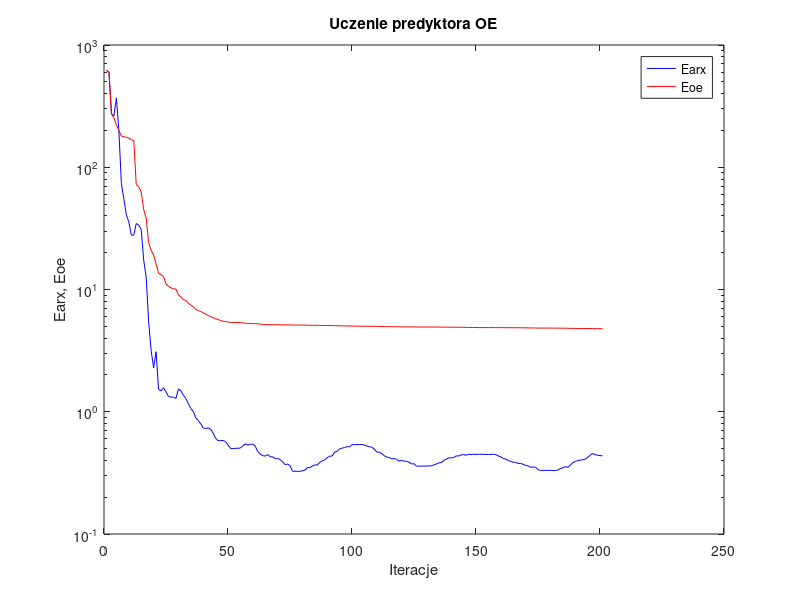
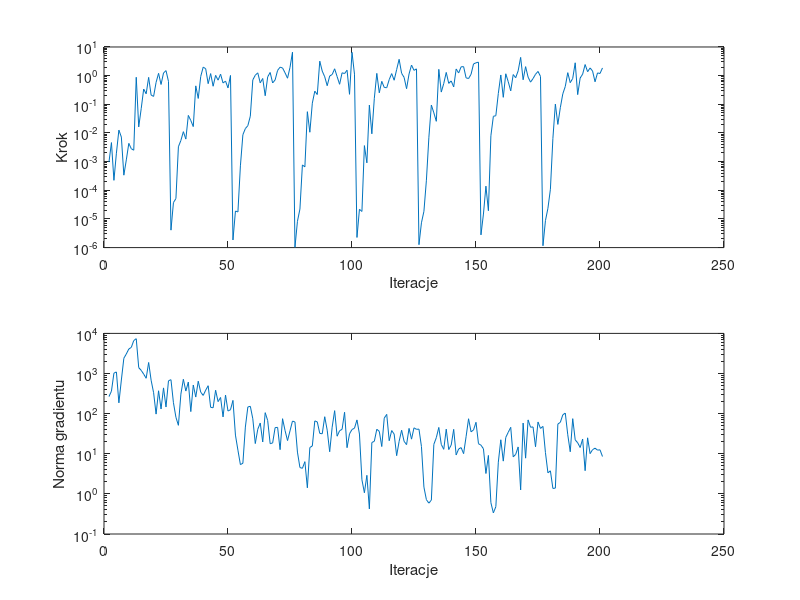

These charts were generated, in order, by the following MATLAB code:
%uczenie predyktora oe
clear all;
n=0; farx(n+1)=6.181445e+002; foe(n+1)=6.189628e+002; wspucz(n+1)=0.000000e+000; ng(n+1)=0.000000e+000;
%odnowa zmiennej metryki
n=1; farx(n+1)=6.007383e+002; foe(n+1)=6.016234e+002; krok(n+1)=9.615395e-004; ng(n+1)=2.659015e+002;
n=2; farx(n+1)=2.734480e+002; foe(n+1)=2.749066e+002; krok(n+1)=4.615511e-003; ng(n+1)=3.633239e+002;
n=3; farx(n+1)=2.631143e+002; foe(n+1)=2.533245e+002; krok(n+1)=2.224690e-004; ng(n+1)=1.021256e+003;
n=4; farx(n+1)=3.690077e+002; foe(n+1)=2.225084e+002; krok(n+1)=1.970836e-003; ng(n+1)=1.093546e+003;
n=5; farx(n+1)=1.997340e+002; foe(n+1)=2.002734e+002; krok(n+1)=1.258748e-002; ng(n+1)=1.859099e+002;
n=6; farx(n+1)=7.362450e+001; foe(n+1)=1.798273e+002; krok(n+1)=7.191676e-003; ng(n+1)=6.892935e+002;
n=7; farx(n+1)=5.513133e+001; foe(n+1)=1.773343e+002; krok(n+1)=3.365951e-004; ng(n+1)=2.399457e+003;
n=8; farx(n+1)=4.078206e+001; foe(n+1)=1.758468e+002; krok(n+1)=1.152191e-003; ng(n+1)=3.075217e+003;
n=9; farx(n+1)=3.576914e+001; foe(n+1)=1.735698e+002; krok(n+1)=4.334641e-003; ng(n+1)=4.078716e+003;
n=10; farx(n+1)=2.791253e+001; foe(n+1)=1.675806e+002; krok(n+1)=2.827577e-003; ng(n+1)=4.471203e+003;
n=11; farx(n+1)=2.775021e+001; foe(n+1)=1.660805e+002; krok(n+1)=2.500228e-003; ng(n+1)=6.635561e+003;
n=12; farx(n+1)=3.464812e+001; foe(n+1)=7.219961e+001; krok(n+1)=8.773192e-001; ng(n+1)=7.370746e+003;
n=13; farx(n+1)=3.363996e+001; foe(n+1)=6.953761e+001; krok(n+1)=1.626130e-002; ng(n+1)=1.400634e+003;
n=14; farx(n+1)=3.090781e+001; foe(n+1)=6.262648e+001; krok(n+1)=7.045190e-002; ng(n+1)=1.199105e+003;
n=15; farx(n+1)=1.745695e+001; foe(n+1)=4.516081e+001; krok(n+1)=3.404866e-001; ng(n+1)=9.668302e+002;
n=16; farx(n+1)=1.269072e+001; foe(n+1)=3.842750e+001; krok(n+1)=2.320583e-001; ng(n+1)=7.614241e+002;
n=17; farx(n+1)=5.445125e+000; foe(n+1)=2.413008e+001; krok(n+1)=8.707243e-001; ng(n+1)=1.884214e+003;
n=18; farx(n+1)=3.180867e+000; foe(n+1)=2.099673e+001; krok(n+1)=2.103304e-001; ng(n+1)=6.799542e+002;
n=19; farx(n+1)=2.284684e+000; foe(n+1)=1.916614e+001; krok(n+1)=1.884118e-001; ng(n+1)=3.320156e+002;
n=20; farx(n+1)=3.100927e+000; foe(n+1)=1.621699e+001; krok(n+1)=5.813025e-001; ng(n+1)=9.737615e+001;
n=21; farx(n+1)=1.527426e+000; foe(n+1)=1.361953e+001; krok(n+1)=1.204419e+000; ng(n+1)=3.713676e+002;
n=22; farx(n+1)=1.481206e+000; foe(n+1)=1.321936e+001; krok(n+1)=4.923082e-001; ng(n+1)=1.305902e+002;
n=23; farx(n+1)=1.570589e+000; foe(n+1)=1.278848e+001; krok(n+1)=1.238762e+000; ng(n+1)=4.382395e+002;
n=24; farx(n+1)=1.452672e+000; foe(n+1)=1.109495e+001; krok(n+1)=1.498210e+000; ng(n+1)=1.462885e+002;
n=25; farx(n+1)=1.333780e+000; foe(n+1)=1.061580e+001; krok(n+1)=6.317991e-001; ng(n+1)=6.581372e+002;
%odnowa zmiennej metryki
n=26; farx(n+1)=1.317055e+000; foe(n+1)=1.032162e+001; krok(n+1)=4.064623e-006; ng(n+1)=7.019913e+002;
n=27; farx(n+1)=1.315675e+000; foe(n+1)=1.013559e+001; krok(n+1)=3.727497e-005; ng(n+1)=1.870550e+002;
n=28; farx(n+1)=1.284506e+000; foe(n+1)=1.006607e+001; krok(n+1)=5.137901e-005; ng(n+1)=8.119908e+001;
n=29; farx(n+1)=1.539392e+000; foe(n+1)=9.066689e+000; krok(n+1)=3.303309e-003; ng(n+1)=5.115904e+001;
n=30; farx(n+1)=1.484316e+000; foe(n+1)=8.686068e+000; krok(n+1)=5.478088e-003; ng(n+1)=3.061958e+002;
n=31; farx(n+1)=1.364760e+000; foe(n+1)=8.262652e+000; krok(n+1)=1.109636e-002; ng(n+1)=7.182581e+002;
n=32; farx(n+1)=1.283054e+000; foe(n+1)=8.142696e+000; krok(n+1)=6.118871e-003; ng(n+1)=3.649721e+002;
n=33; farx(n+1)=1.169297e+000; foe(n+1)=7.726926e+000; krok(n+1)=4.095813e-002; ng(n+1)=6.133878e+002;
n=34; farx(n+1)=1.061932e+000; foe(n+1)=7.450165e+000; krok(n+1)=2.721013e-002; ng(n+1)=1.123820e+002;
n=35; farx(n+1)=1.005626e+000; foe(n+1)=7.237769e+000; krok(n+1)=1.669364e-002; ng(n+1)=5.160401e+002;
n=36; farx(n+1)=8.917413e-001; foe(n+1)=6.873226e+000; krok(n+1)=4.400140e-001; ng(n+1)=2.590434e+002;
n=37; farx(n+1)=8.487705e-001; foe(n+1)=6.731400e+000; krok(n+1)=1.600146e-001; ng(n+1)=6.434932e+002;
n=38; farx(n+1)=7.953176e-001; foe(n+1)=6.595443e+000; krok(n+1)=9.372047e-001; ng(n+1)=3.431544e+002;
n=39; farx(n+1)=7.378040e-001; foe(n+1)=6.455051e+000; krok(n+1)=1.980712e+000; ng(n+1)=2.844049e+002;
n=40; farx(n+1)=7.289007e-001; foe(n+1)=6.271993e+000; krok(n+1)=1.749029e+000; ng(n+1)=3.843750e+002;
n=41; farx(n+1)=7.380246e-001; foe(n+1)=6.135522e+000; krok(n+1)=5.249576e-001; ng(n+1)=4.963186e+002;
n=42; farx(n+1)=7.205849e-001; foe(n+1)=5.988084e+000; krok(n+1)=1.179204e+000; ng(n+1)=1.437859e+002;
n=43; farx(n+1)=6.681726e-001; foe(n+1)=5.890174e+000; krok(n+1)=4.268310e-001; ng(n+1)=1.400206e+002;
n=44; farx(n+1)=6.063112e-001; foe(n+1)=5.755681e+000; krok(n+1)=1.022846e+000; ng(n+1)=3.833473e+002;
n=45; farx(n+1)=5.798674e-001; foe(n+1)=5.693185e+000; krok(n+1)=6.954939e-001; ng(n+1)=1.991028e+002;
n=46; farx(n+1)=5.815199e-001; foe(n+1)=5.566809e+000; krok(n+1)=1.127230e+000; ng(n+1)=2.528975e+002;
n=47; farx(n+1)=5.818596e-001; foe(n+1)=5.510869e+000; krok(n+1)=5.551463e-001; ng(n+1)=8.291857e+001;
n=48; farx(n+1)=5.694640e-001; foe(n+1)=5.459755e+000; krok(n+1)=6.455021e-001; ng(n+1)=2.900912e+002;
n=49; farx(n+1)=5.348982e-001; foe(n+1)=5.436348e+000; krok(n+1)=3.730916e-001; ng(n+1)=1.160314e+002;
n=50; farx(n+1)=5.015526e-001; foe(n+1)=5.384232e+000; krok(n+1)=1.015268e+000; ng(n+1)=1.252716e+002;
%odnowa zmiennej metryki
n=51; farx(n+1)=5.003912e-001; foe(n+1)=5.370748e+000; krok(n+1)=1.845341e-006; ng(n+1)=2.138469e+002;
n=52; farx(n+1)=5.024184e-001; foe(n+1)=5.368427e+000; krok(n+1)=1.886969e-005; ng(n+1)=2.916604e+001;
n=53; farx(n+1)=5.023265e-001; foe(n+1)=5.368103e+000; krok(n+1)=1.751338e-005; ng(n+1)=1.228673e+001;
n=54; farx(n+1)=5.051553e-001; foe(n+1)=5.366009e+000; krok(n+1)=7.118622e-004; ng(n+1)=5.363489e+000;
n=55; farx(n+1)=5.264418e-001; foe(n+1)=5.329006e+000; krok(n+1)=8.692572e-003; ng(n+1)=5.812405e+000;
n=56; farx(n+1)=5.471695e-001; foe(n+1)=5.288660e+000; krok(n+1)=1.423801e-002; ng(n+1)=4.623789e+001;
n=57; farx(n+1)=5.329493e-001; foe(n+1)=5.280509e+000; krok(n+1)=1.793370e-002; ng(n+1)=1.465836e+002;
n=58; farx(n+1)=5.402088e-001; foe(n+1)=5.277375e+000; krok(n+1)=3.864513e-002; ng(n+1)=1.524967e+002;
n=59; farx(n+1)=5.442742e-001; foe(n+1)=5.274461e+000; krok(n+1)=7.113726e-001; ng(n+1)=7.451977e+001;
n=60; farx(n+1)=5.219711e-001; foe(n+1)=5.255361e+000; krok(n+1)=1.033373e+000; ng(n+1)=1.795677e+001;
n=61; farx(n+1)=4.736625e-001; foe(n+1)=5.236025e+000; krok(n+1)=1.251615e+000; ng(n+1)=4.077751e+001;
n=62; farx(n+1)=4.511639e-001; foe(n+1)=5.207982e+000; krok(n+1)=5.600723e-001; ng(n+1)=5.843099e+001;
n=63; farx(n+1)=4.376916e-001; foe(n+1)=5.185126e+000; krok(n+1)=7.966063e-001; ng(n+1)=1.967550e+001;
n=64; farx(n+1)=4.337189e-001; foe(n+1)=5.179294e+000; krok(n+1)=1.989372e-001; ng(n+1)=1.057324e+002;
n=65; farx(n+1)=4.465925e-001; foe(n+1)=5.162620e+000; krok(n+1)=9.073805e-001; ng(n+1)=6.733843e+001;
n=66; farx(n+1)=4.281957e-001; foe(n+1)=5.156309e+000; krok(n+1)=1.289256e+000; ng(n+1)=1.780921e+001;
n=67; farx(n+1)=4.277534e-001; foe(n+1)=5.154733e+000; krok(n+1)=5.551463e-001; ng(n+1)=1.860671e+001;
n=68; farx(n+1)=4.147698e-001; foe(n+1)=5.152445e+000; krok(n+1)=7.101669e-001; ng(n+1)=4.484434e+001;
n=69; farx(n+1)=4.153020e-001; foe(n+1)=5.150818e+000; krok(n+1)=1.526202e+000; ng(n+1)=4.549254e+001;
n=70; farx(n+1)=4.063130e-001; foe(n+1)=5.147958e+000; krok(n+1)=1.974564e+000; ng(n+1)=1.265278e+001;
n=71; farx(n+1)=3.902709e-001; foe(n+1)=5.144141e+000; krok(n+1)=1.854055e+000; ng(n+1)=7.480219e+001;
n=72; farx(n+1)=3.696235e-001; foe(n+1)=5.138923e+000; krok(n+1)=1.258604e+000; ng(n+1)=3.802912e+001;
n=73; farx(n+1)=3.735176e-001; foe(n+1)=5.135437e+000; krok(n+1)=8.127796e-001; ng(n+1)=2.131868e+001;
n=74; farx(n+1)=3.634860e-001; foe(n+1)=5.132008e+000; krok(n+1)=1.937086e+000; ng(n+1)=3.723855e+001;
n=75; farx(n+1)=3.259847e-001; foe(n+1)=5.118612e+000; krok(n+1)=6.579517e+000; ng(n+1)=6.529928e+001;
%odnowa zmiennej metryki
n=76; farx(n+1)=3.260421e-001; foe(n+1)=5.118004e+000; krok(n+1)=1.025815e-006; ng(n+1)=6.184380e+001;
n=77; farx(n+1)=3.256374e-001; foe(n+1)=5.117839e+000; krok(n+1)=8.287718e-006; ng(n+1)=1.099869e+001;
n=78; farx(n+1)=3.256458e-001; foe(n+1)=5.117774e+000; krok(n+1)=2.206044e-005; ng(n+1)=4.538040e+000;
n=79; farx(n+1)=3.287426e-001; foe(n+1)=5.115463e+000; krok(n+1)=7.663457e-004; ng(n+1)=4.334806e+000;
n=80; farx(n+1)=3.322594e-001; foe(n+1)=5.109074e+000; krok(n+1)=6.586506e-004; ng(n+1)=6.354627e+000;
n=81; farx(n+1)=3.495212e-001; foe(n+1)=5.100420e+000; krok(n+1)=5.526356e-002; ng(n+1)=1.415339e+000;
n=82; farx(n+1)=3.490827e-001; foe(n+1)=5.097541e+000; krok(n+1)=1.060641e-002; ng(n+1)=1.432782e+001;
n=83; farx(n+1)=3.584479e-001; foe(n+1)=5.094976e+000; krok(n+1)=1.096481e-001; ng(n+1)=1.564164e+001;
n=84; farx(n+1)=3.675301e-001; foe(n+1)=5.092444e+000; krok(n+1)=2.879025e-001; ng(n+1)=6.591225e+001;
n=85; farx(n+1)=3.671521e-001; foe(n+1)=5.091908e+000; krok(n+1)=2.192961e-001; ng(n+1)=6.226595e+001;
n=86; farx(n+1)=3.860413e-001; foe(n+1)=5.088021e+000; krok(n+1)=3.197073e+000; ng(n+1)=3.218419e+001;
n=87; farx(n+1)=3.966336e-001; foe(n+1)=5.084345e+000; krok(n+1)=1.440700e+000; ng(n+1)=3.148580e+001;
n=88; farx(n+1)=4.044898e-001; foe(n+1)=5.080614e+000; krok(n+1)=9.112329e-001; ng(n+1)=8.375263e+001;
n=89; farx(n+1)=4.209291e-001; foe(n+1)=5.077518e+000; krok(n+1)=4.452012e-001; ng(n+1)=3.862792e+001;
n=90; farx(n+1)=4.330251e-001; foe(n+1)=5.074425e+000; krok(n+1)=9.717315e-001; ng(n+1)=1.123070e+001;
n=91; farx(n+1)=4.345011e-001; foe(n+1)=5.070431e+000; krok(n+1)=1.092255e+000; ng(n+1)=4.601874e+001;
n=92; farx(n+1)=4.681640e-001; foe(n+1)=5.060851e+000; krok(n+1)=1.734884e+000; ng(n+1)=1.186827e+002;
n=93; farx(n+1)=4.747381e-001; foe(n+1)=5.055851e+000; krok(n+1)=9.270274e-001; ng(n+1)=2.738379e+001;
n=94; farx(n+1)=4.966583e-001; foe(n+1)=5.047675e+000; krok(n+1)=4.991708e-001; ng(n+1)=3.745528e+001;
n=95; farx(n+1)=5.037325e-001; foe(n+1)=5.043489e+000; krok(n+1)=1.256573e+000; ng(n+1)=4.070019e+001;
n=96; farx(n+1)=5.093151e-001; foe(n+1)=5.038608e+000; krok(n+1)=1.182836e+000; ng(n+1)=1.083118e+002;
n=97; farx(n+1)=5.189637e-001; foe(n+1)=5.034278e+000; krok(n+1)=1.548272e+000; ng(n+1)=1.416298e+001;
n=98; farx(n+1)=5.158424e-001; foe(n+1)=5.033101e+000; krok(n+1)=2.230542e-001; ng(n+1)=3.144073e+001;
n=99; farx(n+1)=5.382446e-001; foe(n+1)=5.020228e+000; krok(n+1)=6.502237e+000; ng(n+1)=4.023371e+001;
n=100; farx(n+1)=5.379232e-001; foe(n+1)=5.012002e+000; krok(n+1)=1.127230e+000; ng(n+1)=4.338216e+001;
%odnowa zmiennej metryki
n=101; farx(n+1)=5.382812e-001; foe(n+1)=5.010053e+000; krok(n+1)=2.258221e-006; ng(n+1)=6.976346e+001;
n=102; farx(n+1)=5.399895e-001; foe(n+1)=5.007272e+000; krok(n+1)=2.170937e-005; ng(n+1)=3.102427e+001;
n=103; farx(n+1)=5.398100e-001; foe(n+1)=5.007257e+000; krok(n+1)=1.821554e-005; ng(n+1)=2.246271e+000;
n=104; farx(n+1)=5.331689e-001; foe(n+1)=5.006296e+000; krok(n+1)=3.621201e-003; ng(n+1)=1.065858e+000;
n=105; farx(n+1)=5.245534e-001; foe(n+1)=5.004221e+000; krok(n+1)=9.053002e-004; ng(n+1)=2.899882e+000;
n=106; farx(n+1)=5.174878e-001; foe(n+1)=5.002219e+000; krok(n+1)=9.373676e-002; ng(n+1)=4.220097e-001;
n=107; farx(n+1)=5.128745e-001; foe(n+1)=5.001430e+000; krok(n+1)=9.348086e-003; ng(n+1)=1.908633e+001;
n=108; farx(n+1)=4.943817e-001; foe(n+1)=4.998956e+000; krok(n+1)=1.620110e-001; ng(n+1)=2.045017e+001;
n=109; farx(n+1)=4.675203e-001; foe(n+1)=4.992522e+000; krok(n+1)=1.199074e+000; ng(n+1)=4.082154e+001;
n=110; farx(n+1)=4.675622e-001; foe(n+1)=4.990357e+000; krok(n+1)=2.515310e-001; ng(n+1)=3.618517e+001;
n=111; farx(n+1)=4.547081e-001; foe(n+1)=4.979219e+000; krok(n+1)=6.322648e-001; ng(n+1)=1.514061e+001;
n=112; farx(n+1)=4.379694e-001; foe(n+1)=4.974590e+000; krok(n+1)=3.881773e-001; ng(n+1)=7.721526e+001;
n=113; farx(n+1)=4.252855e-001; foe(n+1)=4.967520e+000; krok(n+1)=3.780408e-001; ng(n+1)=9.588294e+001;
n=114; farx(n+1)=4.229191e-001; foe(n+1)=4.964407e+000; krok(n+1)=7.271671e-001; ng(n+1)=2.113577e+001;
n=115; farx(n+1)=4.117531e-001; foe(n+1)=4.961785e+000; krok(n+1)=1.179204e+000; ng(n+1)=3.787268e+001;
n=116; farx(n+1)=4.147598e-001; foe(n+1)=4.960798e+000; krok(n+1)=6.914797e-001; ng(n+1)=3.094539e+001;
n=117; farx(n+1)=4.083766e-001; foe(n+1)=4.958632e+000; krok(n+1)=1.626372e+000; ng(n+1)=8.956485e+000;
n=118; farx(n+1)=3.939488e-001; foe(n+1)=4.953283e+000; krok(n+1)=3.712932e+000; ng(n+1)=2.038624e+001;
n=119; farx(n+1)=4.006524e-001; foe(n+1)=4.949064e+000; krok(n+1)=1.206842e+000; ng(n+1)=3.860809e+001;
n=120; farx(n+1)=3.944952e-001; foe(n+1)=4.946382e+000; krok(n+1)=8.727420e-001; ng(n+1)=2.045696e+001;
n=121; farx(n+1)=3.929639e-001; foe(n+1)=4.945449e+000; krok(n+1)=3.505976e-001; ng(n+1)=1.687933e+001;
n=122; farx(n+1)=3.868318e-001; foe(n+1)=4.943886e+000; krok(n+1)=1.142949e+000; ng(n+1)=4.289140e+001;
n=123; farx(n+1)=3.742039e-001; foe(n+1)=4.940941e+000; krok(n+1)=2.336873e+000; ng(n+1)=2.312918e+001;
n=124; farx(n+1)=3.758196e-001; foe(n+1)=4.938165e+000; krok(n+1)=1.527605e+000; ng(n+1)=4.430920e+001;
n=125; farx(n+1)=3.589165e-001; foe(n+1)=4.934230e+000; krok(n+1)=1.722419e+000; ng(n+1)=4.060642e+001;
%odnowa zmiennej metryki
n=126; farx(n+1)=3.590529e-001; foe(n+1)=4.933750e+000; krok(n+1)=1.263909e-006; ng(n+1)=4.113547e+001;
n=127; farx(n+1)=3.594660e-001; foe(n+1)=4.933519e+000; krok(n+1)=7.338903e-006; ng(n+1)=1.517912e+001;
n=128; farx(n+1)=3.594156e-001; foe(n+1)=4.933512e+000; krok(n+1)=1.846630e-005; ng(n+1)=1.471825e+000;
n=129; farx(n+1)=3.596573e-001; foe(n+1)=4.933492e+000; krok(n+1)=2.247378e-004; ng(n+1)=7.169604e-001;
n=130; farx(n+1)=3.600439e-001; foe(n+1)=4.933221e+000; krok(n+1)=7.088910e-003; ng(n+1)=5.873478e-001;
n=131; farx(n+1)=3.614653e-001; foe(n+1)=4.931665e+000; krok(n+1)=9.407061e-002; ng(n+1)=7.006856e-001;
n=132; farx(n+1)=3.675095e-001; foe(n+1)=4.931195e+000; krok(n+1)=5.042484e-002; ng(n+1)=1.713195e+001;
n=133; farx(n+1)=3.731852e-001; foe(n+1)=4.930200e+000; krok(n+1)=2.549876e-002; ng(n+1)=2.521587e+001;
n=134; farx(n+1)=3.818676e-001; foe(n+1)=4.927411e+000; krok(n+1)=1.659005e+000; ng(n+1)=4.531213e+001;
n=135; farx(n+1)=3.835382e-001; foe(n+1)=4.926650e+000; krok(n+1)=2.671770e-001; ng(n+1)=1.709261e+001;
n=136; farx(n+1)=4.004791e-001; foe(n+1)=4.923063e+000; krok(n+1)=5.343541e-001; ng(n+1)=1.290526e+001;
n=137; farx(n+1)=4.089108e-001; foe(n+1)=4.919725e+000; krok(n+1)=1.295594e+000; ng(n+1)=4.104330e+001;
n=138; farx(n+1)=4.198094e-001; foe(n+1)=4.917893e+000; krok(n+1)=5.377399e-001; ng(n+1)=1.273640e+001;
n=139; farx(n+1)=4.196389e-001; foe(n+1)=4.916174e+000; krok(n+1)=6.537835e-001; ng(n+1)=1.647897e+001;
n=140; farx(n+1)=4.223815e-001; foe(n+1)=4.915311e+000; krok(n+1)=4.047493e-001; ng(n+1)=4.058777e+001;
n=141; farx(n+1)=4.354605e-001; foe(n+1)=4.913718e+000; krok(n+1)=1.707324e+000; ng(n+1)=9.334594e+000;
n=142; farx(n+1)=4.341837e-001; foe(n+1)=4.912771e+000; krok(n+1)=1.236406e+000; ng(n+1)=1.315269e+001;
n=143; farx(n+1)=4.438283e-001; foe(n+1)=4.910323e+000; krok(n+1)=2.034481e+000; ng(n+1)=1.425397e+001;
n=144; farx(n+1)=4.463032e-001; foe(n+1)=4.904786e+000; krok(n+1)=2.062197e+000; ng(n+1)=1.005968e+001;
n=145; farx(n+1)=4.407605e-001; foe(n+1)=4.900653e+000; krok(n+1)=8.377184e-001; ng(n+1)=2.665213e+001;
n=146; farx(n+1)=4.492631e-001; foe(n+1)=4.894904e+000; krok(n+1)=7.927530e-001; ng(n+1)=7.455354e+001;
n=147; farx(n+1)=4.454528e-001; foe(n+1)=4.892988e+000; krok(n+1)=1.111368e+000; ng(n+1)=3.526525e+001;
n=148; farx(n+1)=4.494429e-001; foe(n+1)=4.890669e+000; krok(n+1)=2.561859e+000; ng(n+1)=3.920933e+001;
n=149; farx(n+1)=4.468268e-001; foe(n+1)=4.886373e+000; krok(n+1)=2.804781e+000; ng(n+1)=6.081573e+001;
n=150; farx(n+1)=4.490917e-001; foe(n+1)=4.880499e+000; krok(n+1)=2.953163e+000; ng(n+1)=1.780091e+001;
%odnowa zmiennej metryki
n=151; farx(n+1)=4.489518e-001; foe(n+1)=4.880368e+000; krok(n+1)=2.780448e-006; ng(n+1)=1.636445e+001;
n=152; farx(n+1)=4.482888e-001; foe(n+1)=4.879972e+000; krok(n+1)=1.481560e-005; ng(n+1)=1.331220e+001;
n=153; farx(n+1)=4.479011e-001; foe(n+1)=4.879641e+000; krok(n+1)=1.395201e-004; ng(n+1)=3.219934e+000;
n=154; farx(n+1)=4.469463e-001; foe(n+1)=4.879429e+000; krok(n+1)=1.934393e-005; ng(n+1)=9.081210e+000;
n=155; farx(n+1)=4.472181e-001; foe(n+1)=4.879071e+000; krok(n+1)=7.980009e-003; ng(n+1)=6.048890e-001;
n=156; farx(n+1)=4.497399e-001; foe(n+1)=4.878767e+000; krok(n+1)=3.809184e-002; ng(n+1)=3.361591e-001;
n=157; farx(n+1)=4.459788e-001; foe(n+1)=4.878140e+000; krok(n+1)=4.002904e-002; ng(n+1)=4.801716e-001;
n=158; farx(n+1)=4.351867e-001; foe(n+1)=4.877102e+000; krok(n+1)=2.393567e-001; ng(n+1)=6.173963e+000;
n=159; farx(n+1)=4.272343e-001; foe(n+1)=4.876065e+000; krok(n+1)=1.056270e+000; ng(n+1)=2.231710e+001;
n=160; farx(n+1)=4.150935e-001; foe(n+1)=4.874702e+000; krok(n+1)=1.752988e-001; ng(n+1)=6.554760e+000;
n=161; farx(n+1)=4.105189e-001; foe(n+1)=4.872391e+000; krok(n+1)=1.162023e+000; ng(n+1)=2.552837e+001;
n=162; farx(n+1)=3.978540e-001; foe(n+1)=4.870879e+000; krok(n+1)=6.128735e-001; ng(n+1)=3.427830e+001;
n=163; farx(n+1)=3.931986e-001; foe(n+1)=4.869265e+000; krok(n+1)=2.944474e-001; ng(n+1)=4.564656e+001;
n=164; farx(n+1)=3.860087e-001; foe(n+1)=4.868026e+000; krok(n+1)=1.091740e+000; ng(n+1)=8.393803e+000;
n=165; farx(n+1)=3.863409e-001; foe(n+1)=4.867511e+000; krok(n+1)=8.456470e-001; ng(n+1)=9.630295e+000;
n=166; farx(n+1)=3.773678e-001; foe(n+1)=4.866902e+000; krok(n+1)=1.477307e+000; ng(n+1)=1.480991e+001;
n=167; farx(n+1)=3.781700e-001; foe(n+1)=4.865205e+000; krok(n+1)=4.338333e+000; ng(n+1)=1.255810e+000;
n=168; farx(n+1)=3.721478e-001; foe(n+1)=4.863451e+000; krok(n+1)=7.178655e-001; ng(n+1)=5.826056e+001;
n=169; farx(n+1)=3.633716e-001; foe(n+1)=4.857422e+000; krok(n+1)=2.062197e+000; ng(n+1)=7.770563e+000;
n=170; farx(n+1)=3.615332e-001; foe(n+1)=4.852330e+000; krok(n+1)=8.892951e-001; ng(n+1)=6.979300e+001;
n=171; farx(n+1)=3.511162e-001; foe(n+1)=4.848228e+000; krok(n+1)=5.930463e-001; ng(n+1)=4.580467e+001;
n=172; farx(n+1)=3.531355e-001; foe(n+1)=4.844929e+000; krok(n+1)=7.926233e-001; ng(n+1)=4.664404e+001;
n=173; farx(n+1)=3.522875e-001; foe(n+1)=4.841560e+000; krok(n+1)=1.114269e+000; ng(n+1)=1.492936e+001;
n=174; farx(n+1)=3.362267e-001; foe(n+1)=4.838013e+000; krok(n+1)=1.404256e+000; ng(n+1)=6.195599e+001;
n=175; farx(n+1)=3.313618e-001; foe(n+1)=4.835376e+000; krok(n+1)=9.429061e-001; ng(n+1)=4.281818e+001;
%odnowa zmiennej metryki
n=176; farx(n+1)=3.313593e-001; foe(n+1)=4.834995e+000; krok(n+1)=1.162471e-006; ng(n+1)=4.808083e+001;
n=177; farx(n+1)=3.311513e-001; foe(n+1)=4.834839e+000; krok(n+1)=8.736906e-006; ng(n+1)=1.068314e+001;
n=178; farx(n+1)=3.314528e-001; foe(n+1)=4.834784e+000; krok(n+1)=2.352777e-005; ng(n+1)=3.347988e+000;
n=179; farx(n+1)=3.320001e-001; foe(n+1)=4.834559e+000; krok(n+1)=1.085565e-004; ng(n+1)=3.753804e+000;
n=180; farx(n+1)=3.302091e-001; foe(n+1)=4.832788e+000; krok(n+1)=6.408577e-003; ng(n+1)=1.367654e+000;
n=181; farx(n+1)=3.304725e-001; foe(n+1)=4.828561e+000; krok(n+1)=1.015974e-001; ng(n+1)=1.392384e+000;
n=182; farx(n+1)=3.337069e-001; foe(n+1)=4.828254e+000; krok(n+1)=1.987953e-002; ng(n+1)=5.492432e+001;
n=183; farx(n+1)=3.431704e-001; foe(n+1)=4.826376e+000; krok(n+1)=7.618367e-002; ng(n+1)=6.074845e+001;
n=184; farx(n+1)=3.474389e-001; foe(n+1)=4.825438e+000; krok(n+1)=2.320583e-001; ng(n+1)=9.331392e+001;
n=185; farx(n+1)=3.557718e-001; foe(n+1)=4.821617e+000; krok(n+1)=4.188592e-001; ng(n+1)=1.033772e+002;
n=186; farx(n+1)=3.507841e-001; foe(n+1)=4.816435e+000; krok(n+1)=1.269903e+000; ng(n+1)=2.972793e+001;
n=187; farx(n+1)=3.654438e-001; foe(n+1)=4.811678e+000; krok(n+1)=5.673929e-001; ng(n+1)=1.121952e+001;
n=188; farx(n+1)=3.821525e-001; foe(n+1)=4.807864e+000; krok(n+1)=8.008859e-001; ng(n+1)=7.493546e+001;
n=189; farx(n+1)=3.925215e-001; foe(n+1)=4.801726e+000; krok(n+1)=2.808512e+000; ng(n+1)=2.219416e+001;
n=190; farx(n+1)=3.981428e-001; foe(n+1)=4.800525e+000; krok(n+1)=2.176811e-001; ng(n+1)=1.877589e+001;
n=191; farx(n+1)=4.020213e-001; foe(n+1)=4.799215e+000; krok(n+1)=8.256204e-001; ng(n+1)=1.430331e+001;
n=192; farx(n+1)=4.043996e-001; foe(n+1)=4.798139e+000; krok(n+1)=1.127230e+000; ng(n+1)=2.326493e+001;
n=193; farx(n+1)=4.094481e-001; foe(n+1)=4.796550e+000; krok(n+1)=2.440554e+000; ng(n+1)=3.783544e+000;
n=194; farx(n+1)=4.226518e-001; foe(n+1)=4.794907e+000; krok(n+1)=1.371110e+000; ng(n+1)=2.496832e+001;
n=195; farx(n+1)=4.400004e-001; foe(n+1)=4.790733e+000; krok(n+1)=1.854055e+000; ng(n+1)=1.006979e+001;
n=196; farx(n+1)=4.553435e-001; foe(n+1)=4.785719e+000; krok(n+1)=1.447680e+000; ng(n+1)=1.264959e+001;
n=197; farx(n+1)=4.460270e-001; foe(n+1)=4.782788e+000; krok(n+1)=6.109364e-001; ng(n+1)=1.378730e+001;
n=198; farx(n+1)=4.411448e-001; foe(n+1)=4.781219e+000; krok(n+1)=1.244898e+000; ng(n+1)=1.231483e+001;
n=199; farx(n+1)=4.377374e-001; foe(n+1)=4.780787e+000; krok(n+1)=1.186820e+000; ng(n+1)=1.254970e+001;
n=200; farx(n+1)=4.363316e-001; foe(n+1)=4.780452e+000; krok(n+1)=1.856466e+000; ng(n+1)=8.547644e+000;

figure; semilogy(farx,'b'); hold on; semilogy(foe,'r'); xlabel('Iteracje'); ylabel('Earx, Eoe'); legend('Earx','Eoe'); title('Uczenie predyktora OE');
figure; subplot(2,1,1); semilogy(krok); xlabel('Iteracje'); ylabel('Krok');
subplot(2,1,2); semilogy(ng); xlabel('Iteracje'); ylabel('Norma gradientu');
Earx=farx(n+1)
Eoe=foe(n+1)
